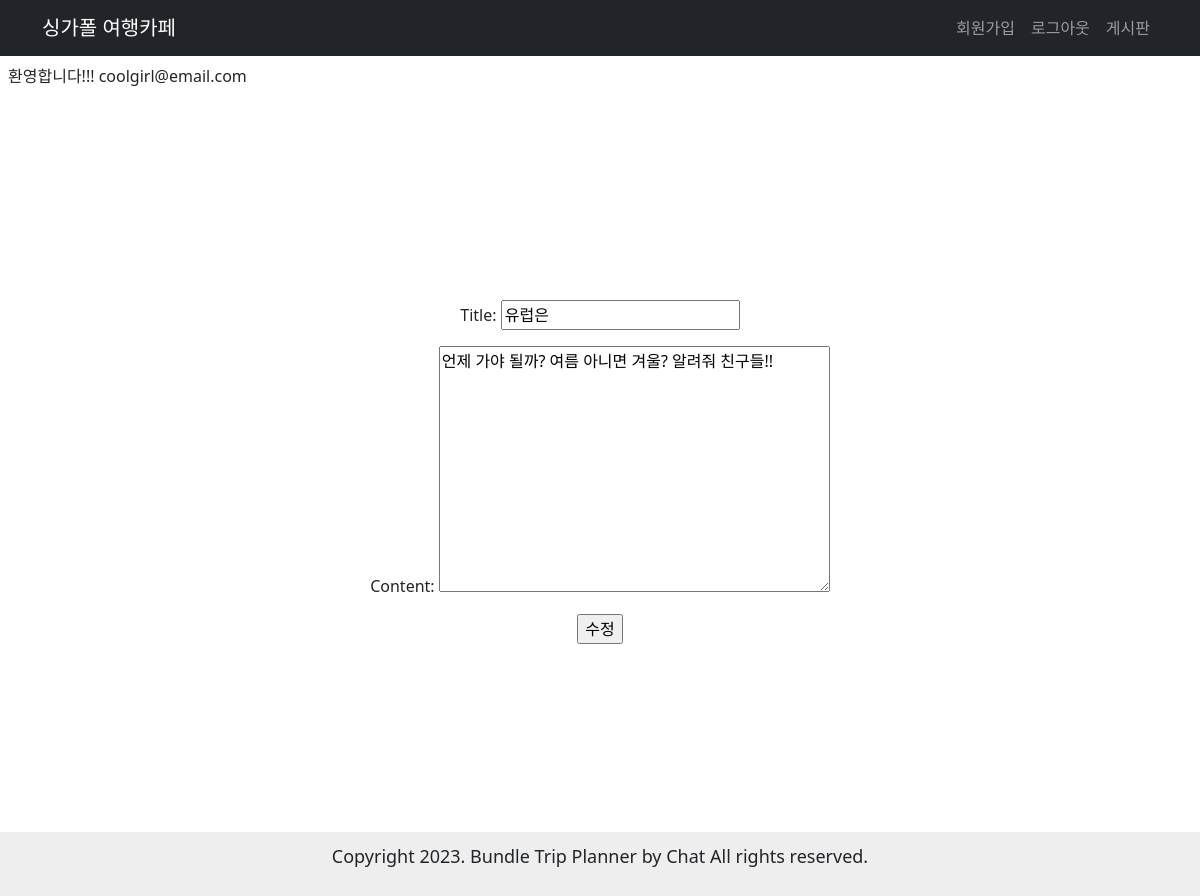
Page /blog/edit/10/ (signed in) on the committed database.
### user/models.py (models this page shows)
class User(AbstractUser):
    username = None
    name = models.CharField(max_length=30)
    email = models.EmailField(unique=True, max_length=255)
    is_staff = models.BooleanField(default=False)
    is_superuser = models.BooleanField(default=False)
    is_active = models.BooleanField(default=True)
    last_login = models.DateTimeField(null=True, blank=True)
    date_joined = models.DateTimeField(auto_now_add=True)
    USERNAME_FIELD = 'email'
    EMAIL_FIELD = 'email'
    REQUIRED_FIELDS = []
    objects = UserManager()

### blog/models.py (models this page shows)
class Post(models.Model):
    title = models.CharField(max_length=30)
    content = models.TextField()
    created_at = models.DateTimeField(auto_now_add=True)
    updated_at = models.DateTimeField(auto_now=True)
    user = models.ForeignKey(User, on_delete=models.CASCADE)
    tags = models.ManyToManyField('Hashtag', blank=True)

### blog/views.py (the view, shortened to what this page needs)
# urls.py: path('edit/<int:pk>/', views.PostUpdate.as_view(), name='edit'),
class PostUpdate(LoginRequiredMixin, View):
    def get(self, request, pk):
        post = Post.objects.get(pk=pk)
        form = Postform(initial={'title': post.title, 'content': post.content})
        context = {
            'form': form,
            'post': post
        }
        return render(request, 'blog/post_edit.html', context)

### blog/forms.py
class Postform(forms.ModelForm):
    class Meta:
        model = Post
        fields = ['title', 'content']

### blog/templates/blog/post_edit.html (shortened to what this page needs)
{% extends "base.html" %}
{% block content %}
{% if form.errors %}
    {% include "blog/form_error.html" %}
{% else %}
<form action="{% url 'blog:edit' pk=post.pk %}" method="post">
    {{ form.as_p }}
    <input type="submit" value="수정">
</form>
{% endif %}
{% endblock %}

### templates/base.html (shortened to what this page needs)
<!DOCTYPE html>
{% load static %}
{% load django_bootstrap5 %}
<html lang="ko">
<head>
    {% bootstrap_css %}
    <link rel="stylesheet" href="{% static 'blog/style.css' %}">
    <link rel="stylesheet" href="{% static 'user/style.css' %}">
    <link rel="stylesheet" href="{% static 'main/style.css' %}">
</head>
<body>
    <header>
        {% if user.is_authenticated %}
        <nav class="navbar navbar-expand-lg navbar-dark bg-dark">
            <div class="container">
                <a class="navbar-brand" href="/">싱가폴 여행카페</a>
                <div class="collapse navbar-collapse" id="navbarSupportedContent">
                    <ul class="navbar-nav ms-auto mb-2 mb-lg-0">
                        <li class="nav-item"><a class="nav-link" href="{% url 'user:register' %}">회원가입</a></li>
                        <li class="nav-item"><a class="nav-link" href="{% url 'user:logout' %}">로그아웃</a></li>
                        <li class="nav-item"><a class="nav-link" href="{% url 'blog:list' %}">게시판</a></li>
                    </ul>
                </div>
            </div>
        </nav>
        <div class="d-flex p-2">
            <p class="me-3">환영합니다!!! {{ user.email }} </p>
        </div>
        {% endif %}
    </header>
    <main class="main-container flex-grow-1">
        {% block content %}
        {% endblock %}
    </main>
    <footer class="text-center footer mt-auto py-3">
        <p>Copyright 2023. Bundle Trip Planner by Chat All rights reserved.</p>
    </footer>
</body>
</html>

### main/static/main/style.css (style rules this page uses)
body, h1, h2, fieldset, ul { padding: 0; margin: 0; list-style-type: none; }
a { text-decoration: none; color: inherit; }
input, textarea, select { box-sizing: border-box; }
.main-container { min-width: 1200px; height: 90vh; display: flex; flex-direction: column; justify-content: center; align-items: center; text-align: center; }
.footer { display: flex; flex-direction: column; justify-content: center; text-align: center; background: #eeeeee; font-size: large; height: 8vh; }

### rows in the picture
User: email "coolgirl@email.com"
Post: title "유럽은", content "언제 가야 될까? 여름 아니면 겨울? 알려줘 친구들!!"
